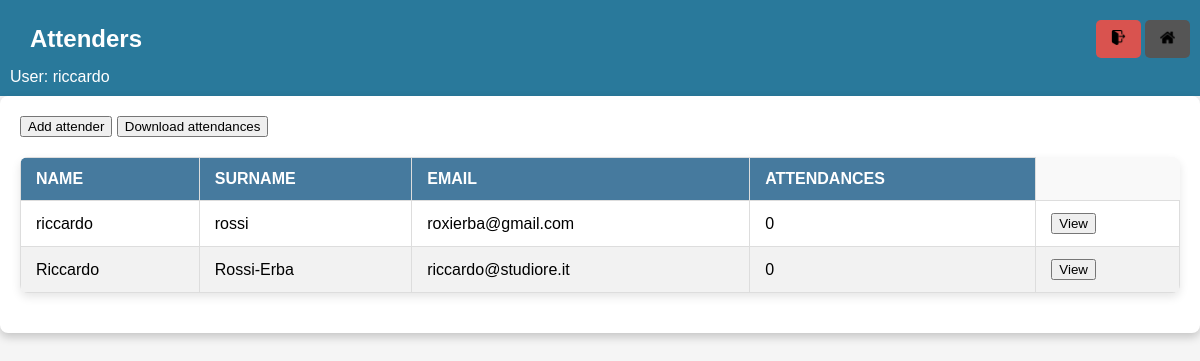
The page /attenders/ (signed in) on the database its author committed.
### checker/models.py (models this page shows, shortened)
class Attender(models.Model):
    name = models.CharField(max_length=250)
    surname = models.CharField(max_length=255)
    code = models.CharField(max_length=255, unique=True)
    email = models.EmailField(
        unique=True,
        error_messages={
            'unique': 'This email is already in use.',
            'invalid': 'Enter a valid email address.',
        }
    )
    email_verified = models.BooleanField(default=False)

### checker/views.py (the view, shortened to what this page needs)
# urls.py: path('attenders/', views.list_attenders, name='list_attenders'),
@login_required
def list_attenders(request):
    class AttenderShow:
        def __init__(self, attender):
            self.attender = attender
            self.attendances = Attendance.objects.filter(user=attender).count()
    attenders = [AttenderShow(a) for a in Attender.objects.all()]
    context = {
        "attenders": attenders,
    }
    return render(request, "attenders.html", context=context)

### templates/attenders.html (shortened to what this page needs)
{% extends 'base.html' %}
{% block header%}
    Attenders
{% endblock %}
{% block content %}
    <div>
        <button id="add-attender">Add attender</button>
        <button id="download">Download attendances</button>
    </div>
    <table>
        <thead>
            <tr>
                <th>Name</th>
                <th>Surname</th>
                <th>Email</th>
                <th>Attendances</th>
            </tr>
        </thead>
        <tbody>
            {% for attender in attenders %}
                <tr>
                    <td>{{ attender.attender.name }}</td>
                    <td>{{ attender.attender.surname }}</td>
                    <td>{{ attender.attender.email }}</td>
                    <td>{{ attender.attendances }}</td>
                    <td><button id="redirect-attender-{{ attender.attender.id }}">View</button></td>
                </tr>
            {% endfor %}
        </tbody>
    </table>
{% endblock %}

### templates/base.html (shortened to what this page needs)
<!DOCTYPE html>
<html lang="en">
<head>
    {% load static %}
    <link rel="stylesheet" href="{% static 'checker/css/base.css' %}">
    <link rel="stylesheet" href="{% static 'checker/css/form.css' %}">
</head>
<body>
    <header class="header">
        <div class="header-main">
            <div class="navbar-brand">
                {% block header %}Base template{% endblock %}
            </div>
            {% if user.is_authenticated %}
                <div class="navbar-buttons">
                    <button id="logout" class="navbar-button logout-button">
                        <img class="navbar-image" src="{% static 'checker/images/logout.png' %}" alt="Logout" class="header-button-image">
                    </button>
                    <button id="home" class="navbar-button">
                        <img class="navbar-image" src="{% static 'checker/images/home.png' %}" alt="Home" class="header-button-image">
                    </button>
                </div>
            {% endif %}
        </div>
        {% if user.is_authenticated %}
        <div>User: {{ user.username }}</div>
        {% endif %}
    </header>
    <main class="page-container">
            {% block content %}{% endblock %}
    </main>
</body>
</html>

### checker/static/checker/css/base.css (style rules this page uses)
.header { background-color: #29799b; color: white; padding: 10px; z-index: 1000; width: 100%; top: 0; }
.header-main { justify-content: space-between; align-items: center; padding: 10px 20px; display: flex; }
.navbar-brand { font-size: 1.5em; font-weight: bold; display: inline; }
.navbar-buttons { background: none; border: none; padding: 0; cursor: pointer; }
.navbar-button { text-decoration: none; color: white; background-color: #555; padding: 10px 15px; border-radius: 5px; transition: background-color 0.3s ease; border: none; }
.logout-button { background-color: #d9534f; }
.navbar-image { width: 15px; height: 15px; }
body { margin: 0; padding: 0; font-family: Arial, sans-serif; background: #f5f5f5; }
.page-container { width: 100%; max-width: 1200px; background: #ffffff; box-shadow: 0 4px 10px rgba(0, 0, 0, 0.2); border-radius: 8px; padding: 20px; box-sizing: border-box; overflow: hidden; justify-content: center; margin: 0 auto; }
table { width: 100%; border-collapse: collapse; margin: 20px 0; font-size: 1rem; font-family: Arial, sans-serif; text-align: left; background-color: #f9f9f9; border-radius: 8px; overflow: hidden; box-shadow: 0 4px 10px rgba(0, 0, 0, 0.1); }
table th, table td { padding: 12px 15px; border: 1px solid #ddd; }
table th { background-color: #467a9e; color: white; font-weight: bold; text-transform: uppercase; }
table tr:nth-child(even) { background-color: #f2f2f2; }
table tr:nth-child(odd) { background-color: #ffffff; }
table td { text-align: left; }

### rows shown on the page
Attender: attender.name "riccardo", attender.surname "rossi", attender.email "roxierba@gmail.com"
Attender: attender.name "Riccardo", attender.surname "Rossi-Erba", attender.email "riccardo@studiore.it"

### other values the page prints
{{ user.username }} "riccardo"
{{ attender.attendances }} "0" "0"
